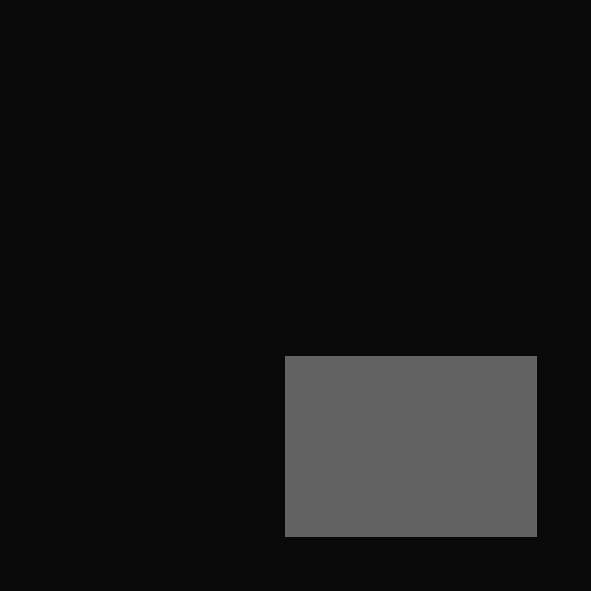
%> input picture code/new/figures/garbage/cTest3_R.jpg, 591 x 591 px; the run also reads 1 picture not shown here
$ octave cTest3demo.m   (GNU Octave 9; MATLAB toolbox functions it lacks are replaced by stand-ins)
%> lines starting %> are read from the running program, lines starting %| are printed output that depends on the picture; in (x1, y1, x2, y2) boxes, pixels count from 0 and x2, y2 are one past the last pixel; in counts of white or black regions, pixels touching at a corner belong together; the program's own positions count from 1
### code/new/kernel/estAttenuation.m
function [c,score,w,attn] = estAttenuation(I, dx, dy)
% estimate the attenuation c of double reflection with shift [dx dy]
if size(I,3)~=1
    I = rgb2gray(I);
end
cns = corner(I);
hw = 18;
% m = [];
score = zeros(size(cns,1),1);
attn = score*0;
w = score*0;
eps = 0.001;

for i = 1 : size(cns,1)
    p1 = get_patch(I, cns(i,1), cns(i,2), hw);
    p2 = get_patch(I, cns(i,1) + dx, cns(i,2) + dy, hw);
    if ~isempty(p1) && ~isempty(p2)
        p1 = double(p1(:)); p2 = double(p2(:));
        %p1 = p1 - mean(p1); p2 = p2 - mean(p2);
        score(i) = sum(p1.*p2)/sum(p1.^2).^0.5/sum(p2.^2).^0.5;
        attn(i) = (max(p2)-min(p2)+eps)/(max(p1)-min(p1)+eps);
        if (attn(i) < 1) && (attn(i) > 0)
            w(i) = exp(-score(i)/(2*0.2^2));
        end
    end
end
c = sum(w.*attn)/sum(w);


function p = get_patch(I, x, y, hw)
if (x>hw)&&(x<size(I,2)-hw)&&(y>hw)&&(y<size(I,1)-hw)
    p=I(y-hw:y+hw, x-hw:x+hw);
else
    p=[];
end

### code/new/kernel/attenuation.m
function [c,score,w,attn] = attenuation(I, dx, dy)
% estimate the attenuation c of double reflection with shift [dx dy]
if size(I,3)~=1
    I = rgb2gray(I);
end
cns = corner(I);
hw = ceil(min(abs(dx),abs(dy))/2);
ave = fspecial('average',[3,3]);
psize = 2*hw + 1; center = (psize^2+1)/2; eps = 0.01;
ind = vec(1:psize^2); beta = exp(-abs(ind-center)/psize^2);
% m = [];
score = zeros(size(cns,1),1);
attn = score*0;
w = score*0;
for j = 1 : size(cns,1)
    p1 = get_patch(I, cns(j,1), cns(j,2), hw);
    p2 = get_patch(I, cns(j,1) + dx, cns(j,2) + dy, hw);
    p1_ave = imfilter(p1,ave); p2_ave = imfilter(p2,ave);
    if ~isempty(p1) && ~isempty(p2)
        p1 = double(p1(:)); p2 = double(p2(:));
        p1_ave = double(p1_ave(:)); p2_ave = double(p2_ave(:));
        np1 = (sum(p1.^2))^0.5; np2 = (sum(p2.^2))^0.5;
        %p1 = p1 - mean(p1); p2 = p2 - mean(p2);
        if (np1 == 0) || (np2 == 0)
            score(j) = 0;
        else
            score(j) = sum(p1.*p2)/np1/np2;
        end
        attn(j) = sum(beta.*((p2_ave+eps)./(p1_ave+eps))) / sum(beta);
        if (attn(j) < 1) && ( attn(j) > 0)
            w(j) = exp(10*(score(j)-1)); % w(j) = exp(-score(j)/(2*0.2^2));
        end
    end
end
c = sum(w.*attn)/sum(w);


function p = get_patch(I, x, y, hw)
if (x>hw)&&(x<size(I,2)-hw)&&(y>hw)&&(y<size(I,1)-hw)
    p=I(y-hw:y+hw, x-hw:x+hw);
else
    p=[];
end

### code/new/get_patch.m
function p = get_patch(I, x, y, hw)
if (x>hw)&&(x<size(I,2)-hw)&&(y>hw)&&(y<size(I,1)-hw)
    p=I(y-hw:y+hw, x-hw:x+hw);
else
    p=[];
end

### code/new/garbage/cTest3demo.m
R1 = imread('cTest3_R.jpg'); R2 = imread('R.jpg');
%> further down, R1 is the input picture: size 591x591x3 uint8; min 7, max 98, mean 20.6
Y = R1 + 0.8 * imtranslate(R2,[-20,-20]);
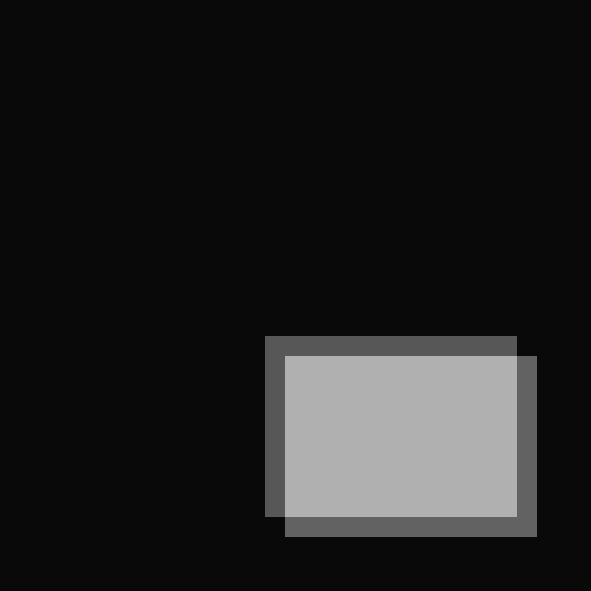
%> Y: size 591x591x3 uint8; min 7, max 176, mean 30.8
imwrite(Y,'cTest3demo.jpg');

Y = imread('cTest3demo.jpg');
%> Y: size 591x591x3 uint8; min 0, max 184, mean 30.8
Y = rgb2gray(Y);
%> Y: size 591x591 uint8
cns = corner(Y); dx = -20; dy = -20; % 实际 c = 0.5
%> after `cns = corner(Y)`: cns = [517 356; 285 517; 286 357; 537 357; 286 537; 537 537; 266 337; 517 337; 517 517; 266 517]

max_text = {};
for i = 1:length(cns)
    max_text = [max_text,num2str(i)];
end
%> this loop made 10 passes
%> max_text on passes 1 to 10: {'1'}, {'1', '2'}, {'1', '2', '3'}, {'1', '2', '3', '4'}, {'1', '2', '3', '4', '5'}, {'1', '2', '3', '4', '5', '6'}, {'1', '2', '3', '4', '5', '6', '7'}, {'1', '2', '3', '4', '5', '6', '7', '8'}, {'1', '2', '3', '4', '5', '6', '7', '8', '9'}, {'1', '2', '3', '4', '5', '6', '7', '8', '9', '10'}

figure(1);
imshow(Y); hold on; plot(cns(:,1),cns(:,2),'r*');
hold on;
text(cns(:,1)+0.05,cns(:,2)+0.05,max_text,'Color','yellow');
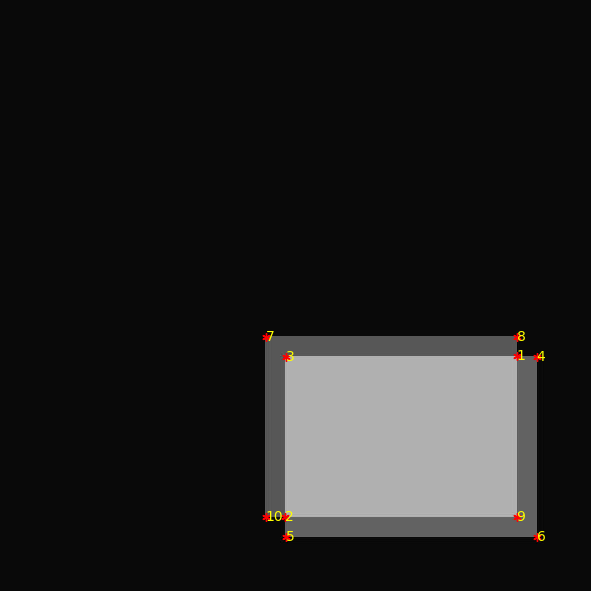
%> figure redrawn from the program's plot data

[c1,score1,w1,attn1] = estAttenuation(Y,dx,dy); % 0.0679 偏小
%> in estAttenuation, `attn = score*0;`: attn = [0; 0; 0; 0; 0; 0; 0; 0; 0; 0]
%> the loop in estAttenuation, `for i = 1 : size(cns,1)` made 10 passes
%> after the loop in estAttenuation, `for i = 1 : size(cns,1)`: attn = [0.452; 0.5; 0.802; 0.822; 0.898; 0.952; 1.12e-05; 1.14e-05; 0.162; 1.03e-05]; score = [0.906; 0.907; 0.868; 0.999; 0.999; 0.827; 0.652; 0.651; 0.96; 0.651]; w = [1.21e-05; 1.2e-05; 1.94e-05; 3.76e-06; 3.77e-06; 3.25e-05; 0.000289; 0.000293; 6.13e-06; 0.000291]
%> in estAttenuation, `c = sum(w.*attn)/sum(w);`: c = 0.0679
%> c1 = 0.0679; score1 has the same summary as score in estAttenuation; w1 has the same summary as w in estAttenuation; attn1 has the same summary as attn in estAttenuation
[c2,score2,w2,attn2] = attenuation(Y,dx,dy); % 0.8081较为准确
%> in attenuation, `attn = score*0;`: attn = [0; 0; 0; 0; 0; 0; 0; 0; 0; 0]
%> the loop in attenuation, `for j = 1 : size(cns,1)` made 10 passes
%> (np1, np2) on passes 1 to 10: (2305, 1268.1), (2300.6, 1268.3), (2486.2, 970.5), (1088.9, 974), (1090.8, 972.4), (1092, 2612.7), (970.5, 189), (974, 189), (2612.7, 3696), (972.4, 189)
%> pass 1, in get_patch (call 2), `p=I(y-hw:y+hw, x-hw:x+hw);`:
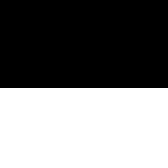
%> p: size 21x21 uint8 (shown 8 times larger); values 9 (black) and 87 (white), 47.6% white; 1 white region, box (x1, y1, x2, y2) and area: (0, 11, 21, 21) 210
%> pass 1, in attenuation, `p1_ave = imfilter(p1,ave)`:
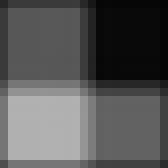
%> p1_ave: size 21x21 uint8 (shown 8 times larger); min 4, max 177, mean 86.5
%> pass 1, in attenuation, `p2_ave = imfilter(p2,ave)`:
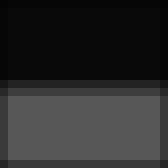
%> p2_ave: size 21x21 uint8 (shown 8 times larger); min 4, max 87, mean 43.2
%> after the loop in attenuation, `for j = 1 : size(cns,1)`: attn = [0.584; 0.596; 0.217; 0.981; 0.982; 8.07; 0.714; 0.709; 1.57; 0.709]; score = [0.904; 0.904; 0.872; 0.999; 0.998; 0.831; 0.657; 0.657; 0.96; 0.658]; w = [0.382; 0.384; 0.278; 0.988; 0.981; 0; 0.0325; 0.0323; 0; 0.0326]
%> in attenuation, `c = sum(w.*attn)/sum(w);`: c = 0.808
%> c2 = 0.808; score2 has the same summary as score in attenuation; w2 has the same summary as w in attenuation; attn2 has the same summary as attn in attenuation


j= 2;hw = ceil(min(abs(dx),abs(dy))/2);
ave = fspecial('average',[3,3]);
psize = 2*hw + 1; center = (psize^2+1)/2; eps = 0.01;
ind = vec(1:psize^2); beta = exp(-abs(ind-center)/psize^2);
p1 = get_patch(Y, cns(j,1), cns(j,2), hw);
p2 = get_patch(Y, cns(j,1) + dx, cns(j,2) + dy, hw);
p1_ave = imfilter(p1,ave); p2_ave = imfilter(p2,ave);
%> after `p1_ave = imfilter(p1,ave)`:
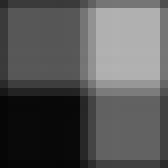
%> p1_ave: size 21x21 uint8 (shown 8 times larger); min 4, max 178, mean 86.4
%> after `p2_ave = imfilter(p2,ave)`:
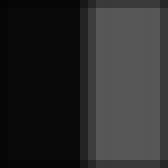
%> p2_ave: size 21x21 uint8 (shown 8 times larger); min 4, max 87, mean 43.2; mean of the top-left, top-right, bottom-left and bottom-right quarters 8.4, 74.6, 8.4, 74.8
figure(2); subplot(2,2,1); imshow(p1); subplot(2,2,2); imshow(p2);
subplot(2,2,3); imshow(p1_ave); subplot(2,2,4); imshow(p2_ave);

p1 = double(p1(:)); p2 = double(p2(:));
%> after `p1 = double(p1(:))`: p1 = 441 values, max 183 at index 283, min 7 at index 139, mean 92.16
%> after `p2 = double(p2(:))`: p2 = 441 values, max 90 at index 232, min 8 at index 211, mean 46.1
p1_ave = double(p1_ave(:)); p2_ave = double(p2_ave(:));
%> after `p1_ave = double(p1_ave(:))`: p1_ave = 441 values, max 178 at index 301, min 4 at index 21, mean 86.41
%> after `p2_ave = double(p2_ave(:))`: p2_ave = 441 values, max 87 at index 254, min 4 at index 1, mean 43.16
np1 = (sum(p1.^2))^0.5; np2 = (sum(p2.^2))^0.5;
%> after `np1 = (sum(p1.^2))^0.5`: np1 = 2300.6
%> after `np2 = (sum(p2.^2))^0.5`: np2 = 1268.3
sum(beta.*((p2_ave+eps)./(p1_ave+eps))) / sum(beta)
%> ans = 0.596
